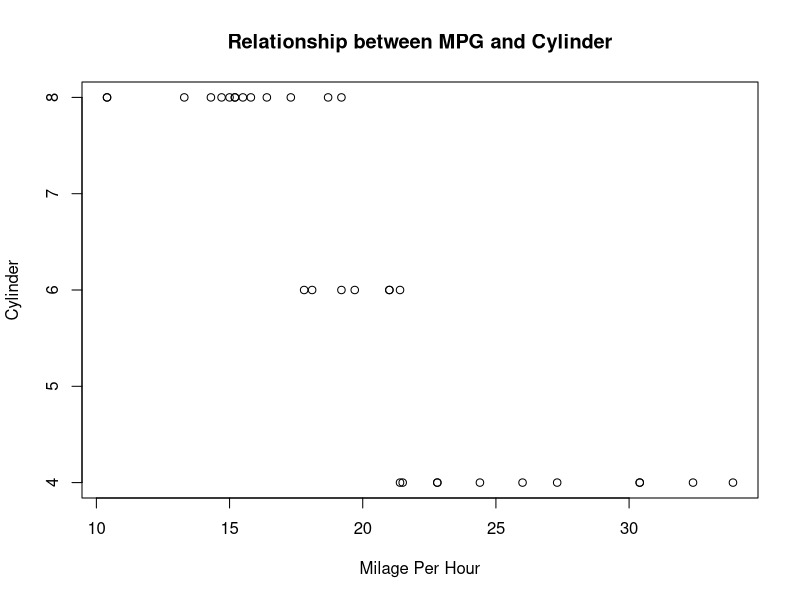
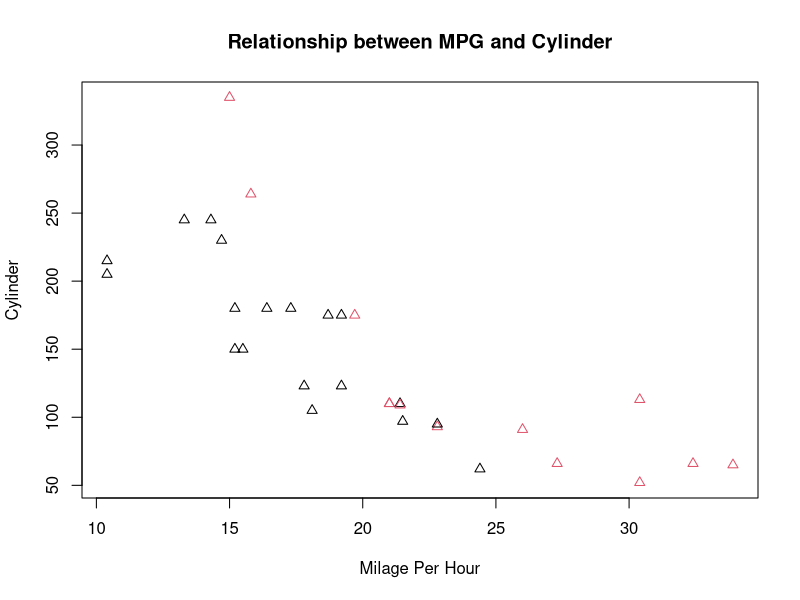
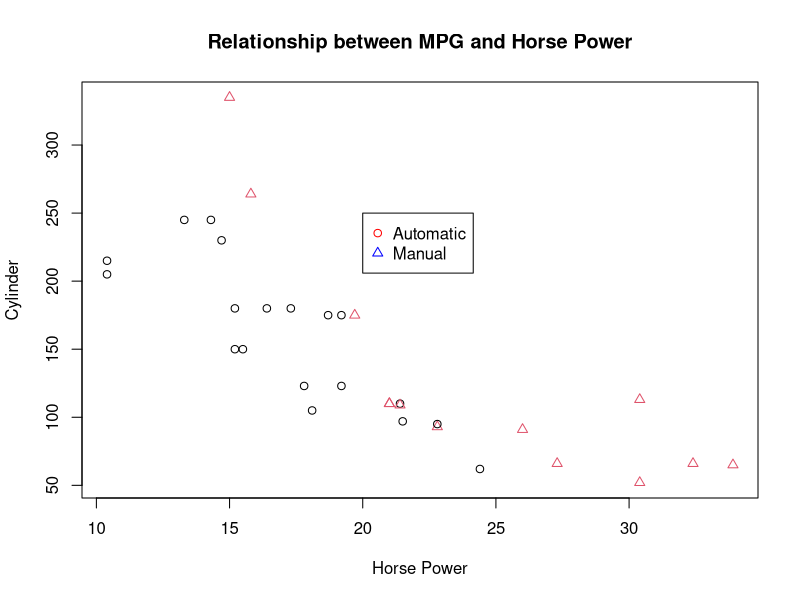
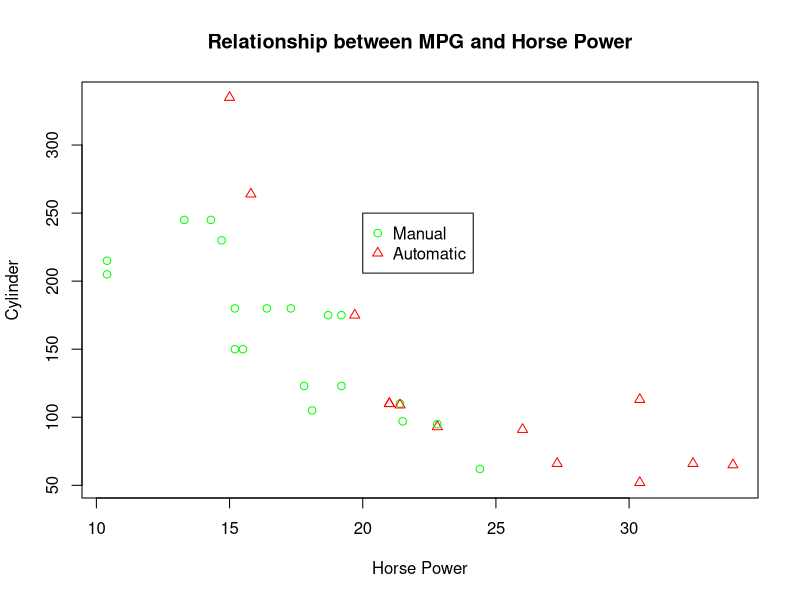
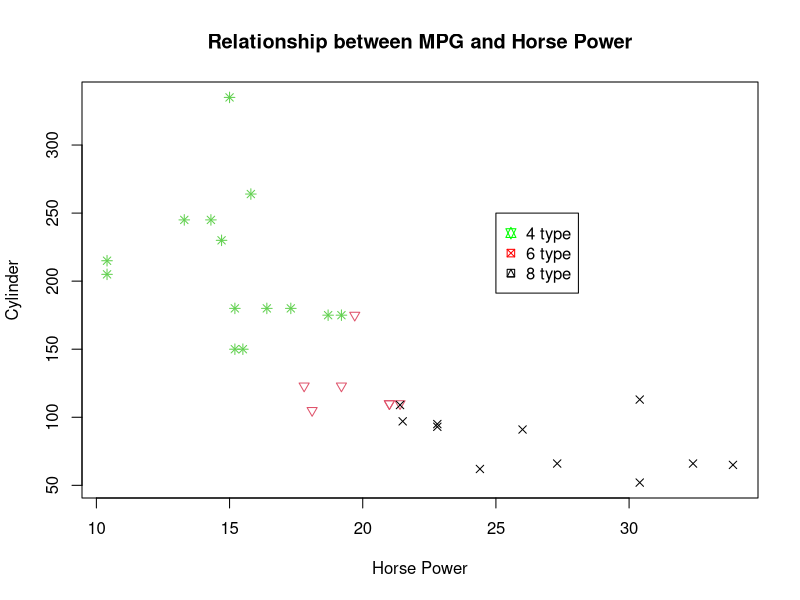

Here is the R script that generated these plots, in order: (Note: this script raises an error after producing the figures.)

# scatterplot
# attach(mtcars)
plot(mtcars$mpg, mtcars$cyl,main="Relationship between MPG and Cylinder",xlab = "Milage Per Hour",
     ylab = "Cylinder")
help("plot", package = "base")

plot(mtcars$mpg, mtcars$hp,main="Relationship between MPG and Cylinder",xlab = "Milage Per Hour",
     ylab = "Cylinder", col = as.factor(mtcars$am),
     pch = 2)
plot(mtcars$mpg, mtcars$hp,main="Relationship between MPG and Horse Power",xlab = "Horse Power",
     ylab = "Cylinder", col = as.factor(mtcars$am),
     pch = mtcars$am + 1)
legend(20, 250, legend=c("Automatic","Manual"),
       col =c("red","blue"),pch=c(1,2))


col_am <- ifelse(mtcars$am == 0, "green", "red")
plot(mtcars$mpg, mtcars$hp,main="Relationship between MPG and Horse Power",xlab = "Horse Power",
     ylab = "Cylinder", col = col_am,
     pch = mtcars$am + 1)
legend(20, 250, legend=c("Manual","Automatic"),
       col =c("green","red"),pch=c(1,2))

# coloring by 3rd variable

# for 3 categorical plot
# col_am <- ifelse(mtcars$am == 0, "green", "red")
plot(mtcars$mpg, mtcars$hp,main="Relationship between MPG and Horse Power",xlab = "Horse Power",
     ylab = "Cylinder", col = as.factor(mtcars$cyl),
     pch = mtcars$cyl)
legend(25, 250, legend=c("4 type","6 type", "8 type"),
       col =c("green","red","black"),pch=c(11,7,14))

# regression line in scatterplot
fit <- lm(mpg ~ hp)
plot(mtcars$hp, mtcars$mpg)
abline(fit)
# lineplot
x <- 1:10
y1 <- x*x
y2 <- x^3
# p" for points,
# 
# "l" for lines,
# 
# "b" for both,
# 
# "c" for the lines part alone of "b",
# 
# "o" for both ‘overplotted’,
# 
# "h" for ‘histogram’ like (or ‘high-density’) vertical lines,
# 
# "s" for stair steps,
# 
# "S" for other steps, see ‘Details’ below,
# 
# "n" for no plotting.
# connected line plot with dot
plot(x, y1, type = "b")
plot(x, y1, type = "l")
plot(x, y1, type = "p")

# plotting two series in one line plot

plot(x, y1, type = "l", lty = 1,col="red",
     main = "Lineplots of Series",
     xlab= "Index",ylab="Values"
)
lines(x, y2, type = "l", lty = 2, col = "blue")
legend(6, 20, legend = c("Squares", "Cubes"),
       lty = c(1,2), col = c("red", "blue"))

plot(x, y1, type = "b", lty = 1,col="red",
     main = "Lineplots of Series",
     xlab= "Index",ylab="Values"
)
lines(x, y2, type = "b", lty = 2, col = "blue")
legend(6, 20, legend = c("Squares", "Cubes"),
       lty = c(1,2), col = c("red", "blue"))


# pie chart
pie.sales <- c(0.12, 0.3, 0.26, 0.16, 0.04, 0.12)

pie(pie.sales)
names(pie.sales) <- c("Blueberry", "Cherry",
                      "Apple", "Boston Cream", "Other", "Vanilla Cream")
pie.sales
pie(pie.sales)
pie(pie.sales, labels = paste(names(pie.sales), pie.sales*100), main="Percentages of Fruits Sales")
pie(pie.sales, labels = paste(names(pie.sales),clocwise=FALSE, pie.sales*100), main="Percentages of Fruits Sales")

# statistical tests
# one continous variable
# one continous variable 2 groups
# one continous variable more than two groups
 
# categorical and categorical variable
# continous and continous variable

# parametric tests
# correlation test
data("mtcars")
cor(mtcars$mpg, mtcars$hp)

# 1. specify null and alternative hypothesis
# 2. alpha level 5%, 1% / p-value
# 3. determining test type
# 4. Checking assumption
# 5. Doing the test - assumptions 
# 6. interpret

# correlation between two variable
# Null Hypothesis: There is no correlationo between mpg and hp / correlation is 0
# Alternative Hypothesis: There exist correlationo between mpg and hp / correlation is not equal to 0
cor.test(mtcars$mpg, mtcars$hp)

# Comment: Since the p-value of the correlation test statistics t(30) = -6.7424, p-value = 1.788e-07 < 0.05, at 5% level of significance we reject the null hypotheiss . Hence we conclude that there exist signifcant correlation between mpg and horsepower.

# = , > , <

# direction =  alternative = c("two.sided", "less", "greater"),
# depending on x and y variable data type 
# pearson - linear relation test between two continous variable
# spearman - 1 contionus, 1 rank
# kendall - rank correlation - both variables rank
# method = c("pearson", "kendall", "spearman"),
# exact = NULL, conf.level = 0.95

x <- c(44.4, 45.9, 41.9, 53.3, 44.7, 44.1, 50.7, 45.2, 60.1)
y <- c( 2.6,  3.1,  2.5,  5.0,  3.6,  4.0,  5.2,  2.8,  3.8)

cor(x,y)
cor.test(x, y, method = "kendall")
cor.test(x, y, method = "kendall", alternative = "less")
cor.test(x, y, method = "kendall", alternative = "greater")
# alpha 0.05%, beta 
# power analyis of statistical test
# sample size calculation

# non parametrics tests
